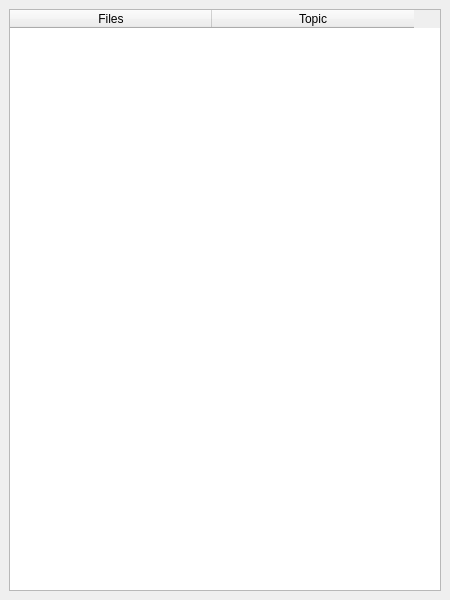
<?xml version="1.0" encoding="UTF-8"?>
<ui version="4.0">
 <class>MainWindow</class>
 <widget class="QMainWindow" name="MainWindow">
  <property name="geometry">
   <rect>
    <x>0</x>
    <y>0</y>
    <width>450</width>
    <height>600</height>
   </rect>
  </property>
  <property name="windowTitle">
   <string>MainWindow</string>
  </property>
  <widget class="QWidget" name="centralwidget">
   <layout class="QVBoxLayout" name="verticalLayout">
    <item>
     <widget class="QTableWidget" name="TW_Assoc">
      <attribute name="horizontalHeaderDefaultSectionSize">
       <number>202</number>
      </attribute>
      <column>
       <property name="text">
        <string>Files</string>
       </property>
      </column>
      <column>
       <property name="text">
        <string>Topic</string>
       </property>
      </column>
     </widget>
    </item>
   </layout>
  </widget>
  <widget class="QMenuBar" name="menubar">
   <property name="geometry">
    <rect>
     <x>0</x>
     <y>0</y>
     <width>450</width>
     <height>23</height>
    </rect>
   </property>
  </widget>
 </widget>
 <resources/>
 <connections/>
</ui>
